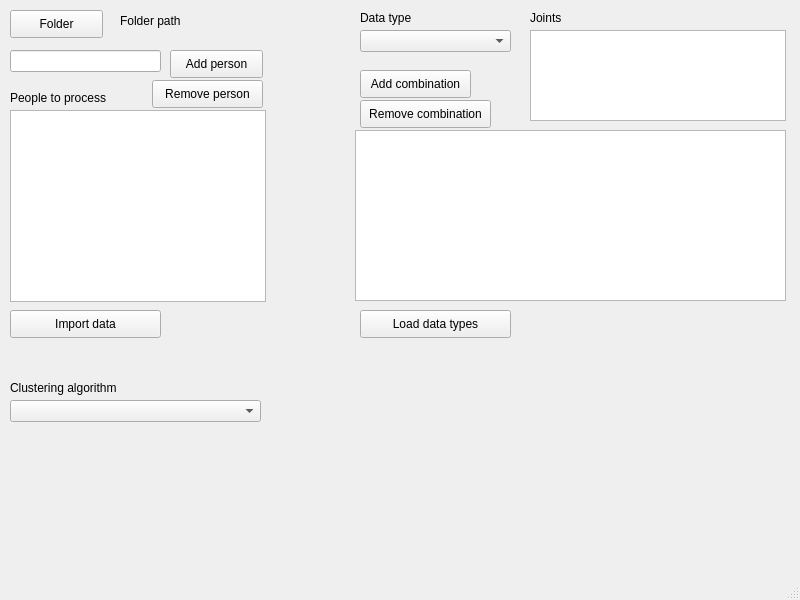
<?xml version="1.0" encoding="UTF-8"?>
<ui version="4.0">
 <class>MainWindow</class>
 <widget class="QMainWindow" name="MainWindow">
  <property name="geometry">
   <rect>
    <x>0</x>
    <y>0</y>
    <width>800</width>
    <height>600</height>
   </rect>
  </property>
  <property name="windowTitle">
   <string>MainWindow</string>
  </property>
  <widget class="QWidget" name="centralwidget">
   <widget class="QLabel" name="label_folder_path">
    <property name="geometry">
     <rect>
      <x>120</x>
      <y>10</y>
      <width>211</width>
      <height>21</height>
     </rect>
    </property>
    <property name="text">
     <string>Folder path</string>
    </property>
   </widget>
   <widget class="QPushButton" name="pushbutton_folder">
    <property name="geometry">
     <rect>
      <x>10</x>
      <y>10</y>
      <width>93</width>
      <height>28</height>
     </rect>
    </property>
    <property name="text">
     <string>Folder</string>
    </property>
   </widget>
   <widget class="QLineEdit" name="lineedit_person_to_add">
    <property name="geometry">
     <rect>
      <x>10</x>
      <y>50</y>
      <width>151</width>
      <height>22</height>
     </rect>
    </property>
   </widget>
   <widget class="QLabel" name="label">
    <property name="geometry">
     <rect>
      <x>10</x>
      <y>90</y>
      <width>101</width>
      <height>16</height>
     </rect>
    </property>
    <property name="text">
     <string>People to process</string>
    </property>
   </widget>
   <widget class="QPushButton" name="pushbutton_add_person">
    <property name="geometry">
     <rect>
      <x>170</x>
      <y>50</y>
      <width>93</width>
      <height>28</height>
     </rect>
    </property>
    <property name="text">
     <string>Add person</string>
    </property>
   </widget>
   <widget class="QComboBox" name="combobox_datatype">
    <property name="geometry">
     <rect>
      <x>360</x>
      <y>30</y>
      <width>151</width>
      <height>22</height>
     </rect>
    </property>
   </widget>
   <widget class="QLabel" name="label_datatype">
    <property name="geometry">
     <rect>
      <x>360</x>
      <y>10</y>
      <width>61</width>
      <height>16</height>
     </rect>
    </property>
    <property name="text">
     <string>Data type</string>
    </property>
   </widget>
   <widget class="QLabel" name="label_joints">
    <property name="geometry">
     <rect>
      <x>530</x>
      <y>10</y>
      <width>55</width>
      <height>16</height>
     </rect>
    </property>
    <property name="text">
     <string>Joints</string>
    </property>
   </widget>
   <widget class="QComboBox" name="combobox_clustering_algo">
    <property name="geometry">
     <rect>
      <x>10</x>
      <y>400</y>
      <width>251</width>
      <height>22</height>
     </rect>
    </property>
   </widget>
   <widget class="QPushButton" name="pushbutton_import_data">
    <property name="geometry">
     <rect>
      <x>10</x>
      <y>310</y>
      <width>151</width>
      <height>28</height>
     </rect>
    </property>
    <property name="text">
     <string>Import data</string>
    </property>
   </widget>
   <widget class="QLabel" name="label_clustering_algo">
    <property name="geometry">
     <rect>
      <x>10</x>
      <y>380</y>
      <width>121</width>
      <height>16</height>
     </rect>
    </property>
    <property name="text">
     <string>Clustering algorithm</string>
    </property>
   </widget>
   <widget class="QPushButton" name="pushbutton_load_datatypes">
    <property name="geometry">
     <rect>
      <x>360</x>
      <y>310</y>
      <width>151</width>
      <height>28</height>
     </rect>
    </property>
    <property name="text">
     <string>Load data types</string>
    </property>
   </widget>
   <widget class="QListWidget" name="listwidget_people_to_process">
    <property name="geometry">
     <rect>
      <x>10</x>
      <y>110</y>
      <width>256</width>
      <height>192</height>
     </rect>
    </property>
   </widget>
   <widget class="QPushButton" name="pushbutton_remove_selected">
    <property name="geometry">
     <rect>
      <x>152</x>
      <y>80</y>
      <width>111</width>
      <height>28</height>
     </rect>
    </property>
    <property name="text">
     <string>Remove person</string>
    </property>
   </widget>
   <widget class="QListWidget" name="listwidget_joints">
    <property name="geometry">
     <rect>
      <x>530</x>
      <y>30</y>
      <width>256</width>
      <height>91</height>
     </rect>
    </property>
   </widget>
   <widget class="QPushButton" name="pushbutton_add_combination">
    <property name="geometry">
     <rect>
      <x>360</x>
      <y>70</y>
      <width>111</width>
      <height>28</height>
     </rect>
    </property>
    <property name="text">
     <string>Add combination</string>
    </property>
   </widget>
   <widget class="QListWidget" name="listwidget_final_joint_data">
    <property name="geometry">
     <rect>
      <x>355</x>
      <y>130</y>
      <width>431</width>
      <height>171</height>
     </rect>
    </property>
   </widget>
   <widget class="QPushButton" name="pushbutton_remove_combination">
    <property name="geometry">
     <rect>
      <x>360</x>
      <y>100</y>
      <width>131</width>
      <height>28</height>
     </rect>
    </property>
    <property name="text">
     <string>Remove combination</string>
    </property>
   </widget>
  </widget>
  <widget class="QMenuBar" name="menubar">
   <property name="geometry">
    <rect>
     <x>0</x>
     <y>0</y>
     <width>800</width>
     <height>26</height>
    </rect>
   </property>
  </widget>
  <widget class="QStatusBar" name="statusbar"/>
 </widget>
 <resources/>
 <connections/>
</ui>
